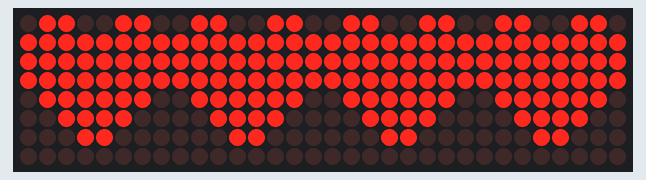
This sketch was run on a simulated Arduino Uno, built with avr-gcc and run on an emulated ATmega328P. Shown: 32×8 LED matrix.

Above: at 0.1 s.

The sketch:

LED.ino
```cpp
#include <MD_MAX72xx.h>

#define HARDWARE_TYPE MD_MAX72XX::FC16_HW
#define MAX_DEVICES 4
#define DATA_PIN 6
#define CLK_PIN 7
#define CS_PIN 5

MD_MAX72XX matrix = MD_MAX72XX(HARDWARE_TYPE, DATA_PIN, CLK_PIN, CS_PIN, MAX_DEVICES);

void setup() {
  matrix.begin();
  matrix.control(MD_MAX72XX::INTENSITY, 8);
  matrix.clear();

  displayHeart();
}

void loop() {

}


void displayHeart() {

  byte heartPattern[4][8] = {
    {0b01100110, 0b11111111, 0b11111111, 0b11111111, 0b01111110, 0b00111100, 0b00011000, 0b00000000},
    {0b01100110, 0b11111111, 0b11111111, 0b11111111, 0b01111110, 0b00111100, 0b00011000, 0b00000000},
    {0b01100110, 0b11111111, 0b11111111, 0b11111111, 0b01111110, 0b00111100, 0b00011000, 0b00000000},
    {0b01100110, 0b11111111, 0b11111111, 0b11111111, 0b01111110, 0b00111100, 0b00011000, 0b00000000}
  };


  for (int module = 0; module < MAX_DEVICES; module++) {
    for (int row = 0; row < 8; row++) {
      matrix.setRow(module, row, heartPattern[module][row]);
    }
  }
}
```
